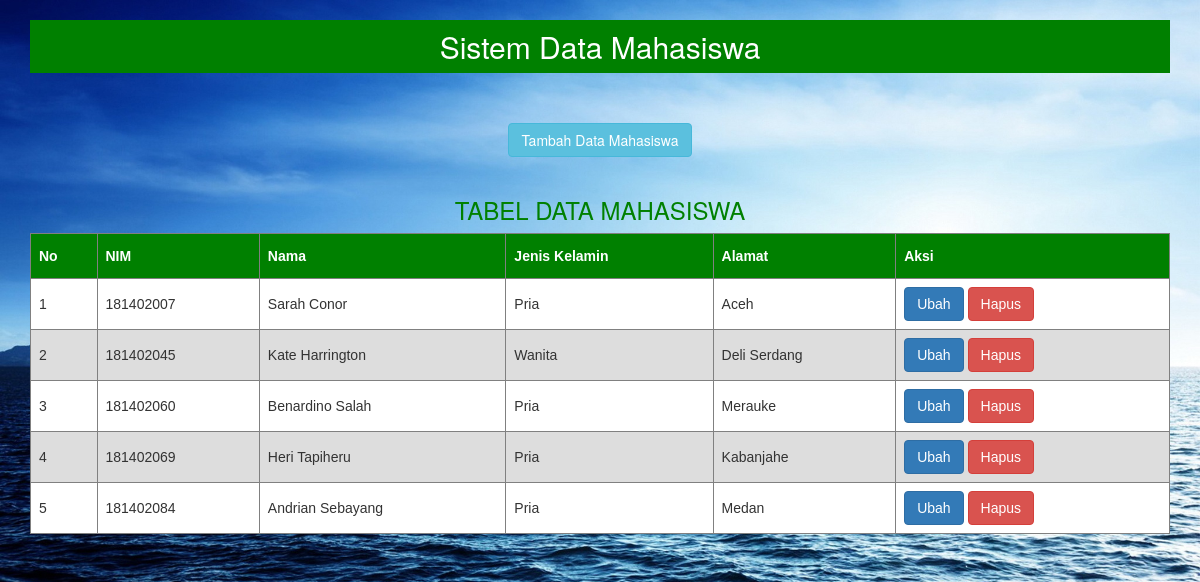
The page / on the database its author committed.
### tables this page shows
CREATE TABLE `data` (
  `nip` int(12) NOT NULL,
  `nama` varchar(50) NOT NULL,
  `tgl_lahir` date NOT NULL,
  `jenis_kelamin` varchar(50) NOT NULL,
  `alamat` varchar(50) NOT NULL,
  `nomor_tlp` varchar(12) NOT NULL,
  `email` varchar(50) NOT NULL
);

### application/controllers/masuk.php (called while the page is built, shortened)
<?php
class Masuk extends CI_Controller{
	public function index(){
		$data['data'] = $this->model_data->tampil_data()->result();
		$this->load->view('masuk_view',$data);
	}
}

### index.php (called while the page is built, shortened)
<?php
require_once BASEPATH.'core/CodeIgniter.php';

### application/models/model_data.php (called while the page is built, shortened)
<?php
class Model_data extends CI_Model {
	public function tampil_data()
	{
		$data=$this->db->get("data");
		return $data;
	}
}
?>

### application/views/masuk_view.php (the view, shortened to what this page needs)
<!DOCTYPE html>
<html>
<head>
	<link rel="stylesheet" type="text/css" href="<?php echo base_url(); ?>/assets/css/bootstrap.min.css">
	<link rel="stylesheet" type="text/css" href="<?php echo base_url(); ?>/assets/css/gaya.css">
	<link rel="stylesheet" type="text/css" href="<?php echo base_url(); ?>/assets/css/signup-form.css">
</head>
<body >
	<div class="container">
			<h2 class="jdlatas" align="center">Sistem Data Mahasiswa</h2><br>
	<center>
<br>
<a href="<?php echo site_url('masuk/tambah'); ?>" class="btn btn-info">Tambah Data Mahasiswa</a>
<br>
<br>
	<h3>TABEL DATA MAHASISWA</h3>
	<table id="customers" >
		<tr>
			<th>No</th>
			<th>NIM</th>
			<th>Nama</th>
			<th>Jenis Kelamin</th>
			<th>Alamat</th>
			<th>Aksi</th>
		</tr>
	<?php
	$no=1;
	foreach($data as $u){
	?>
	<tr>
		<td><?php echo $no++ ?></td>
		<td><?php echo $u->nip ?></td>
		<td><?php echo $u->nama ?></td>
		<td><?php echo $u->jenis_kelamin ?></td>
		<td><?php echo $u->alamat ?></td>
		<td>
			<a href="<?php echo site_url('masuk/edit/').$u->nip; ?>" class="btn btn-primary">Ubah</a>
			<a href="<?php echo site_url('masuk/hapus/').$u->nip; ?>" class="btn btn-danger">Hapus</a>
        </td>
	</tr>
	<?php }?>
	</table>
	<br>
	</center>
</div>
</body>
</html>

### assets/css/gaya.css (style rules this page uses)
body { background: no-repeat center center fixed; background: url(img.jpg); -webkit-background-size: cover; -moz-background-size: cover; -o-background-size: cover; background-size: cover; }
.jdlatas { background-color: green; padding:10px; color: white; }
#customers { font-family: "Trebuchet MS", Arial, Helvetica, sans-serif; border-collapse: collapse; width: 100%; }
#customers td, #customers th { border: 1px solid #808080; padding: 8px; }
#customers tr:nth-child(even) { background-color: white; }
#customers tr, #customer td:hover { background-color: #ddd; }
#customers th { padding-top: 12px; padding-bottom: 12px; text-align: left; background-color: green; color: white; }
h2 { color:red; }
h3 { color:green; }

### assets/css/signup-form.css (style rules this page uses)
body { background-color:#f9f9f9; }

### rows shown on the page
data: nip "181402007", nama "Sarah Conor", jenis_kelamin "Pria", alamat "Aceh"
data: nip "181402045", nama "Kate Harrington", jenis_kelamin "Wanita", alamat "Deli Serdang"
data: nip "181402060", nama "Benardino Salah", jenis_kelamin "Pria", alamat "Merauke"
data: nip "181402069", nama "Heri Tapiheru", jenis_kelamin "Pria", alamat "Kabanjahe"
data: nip "181402084", nama "Andrian Sebayang", jenis_kelamin "Pria", alamat "Medan"
